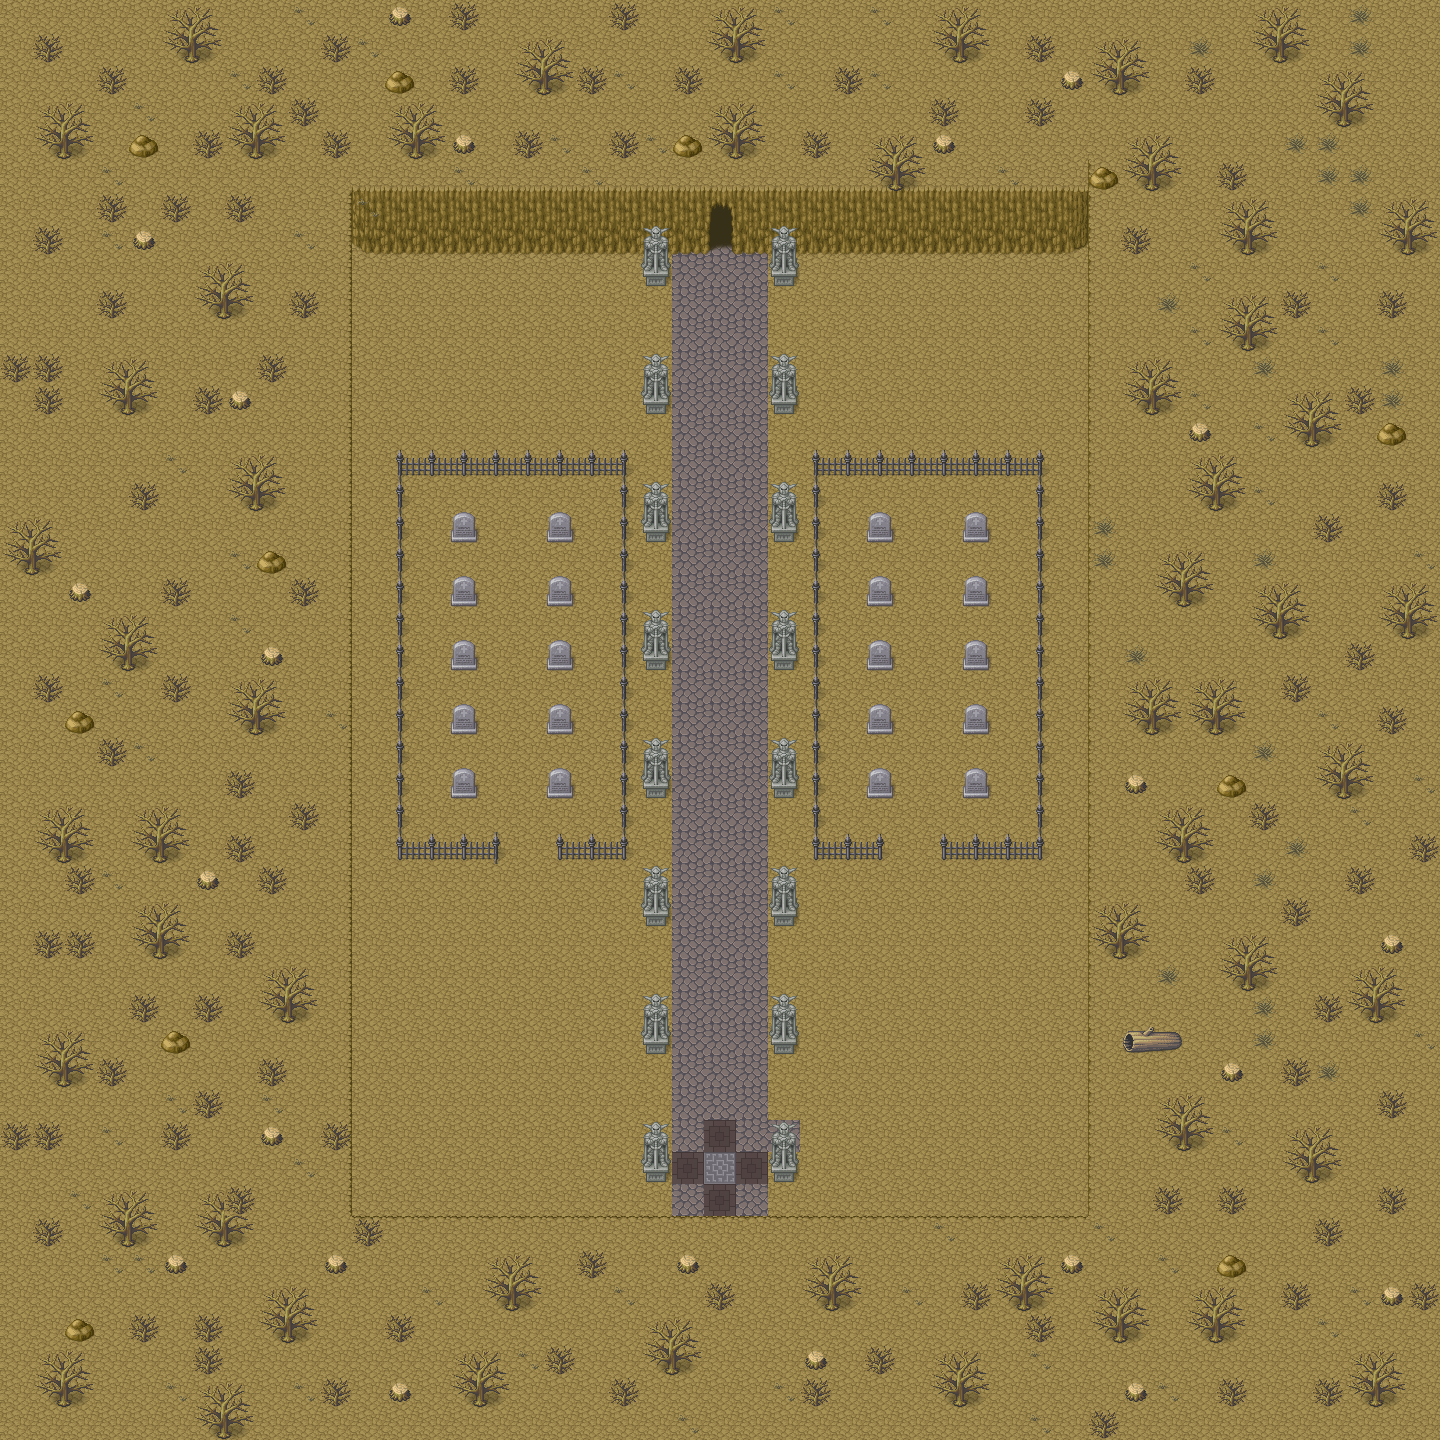

The image is a tile-based game level rendered from a .tmx file. Its description and source (layers, tilesets, objects; grid data summarised) follow:
An orthogonal 45x45 tile map with 32x32 px tiles, 4 tile layers (World layer, Collision layer/layer 2, Layer 2 decorative layer, Extra decorative layer), 2 tilesets.

<map version="1.4" tiledversion="2021.01.13" orientation="orthogonal" renderorder="right-down" width="45" height="45" tilewidth="32" tileheight="32" infinite="0" nextlayerid="5" nextobjectid="1">
 <tileset firstgid="1" source="WorldTileset.tsx" />
 <tileset firstgid="1065" source="TreeTileset.tsx" />
 <layer id="1" name="World layer" width="45" height="45">
  <data>[2025 cells, 2025 non-empty, 5 distinct tile ids]</data>
 </layer>
 <layer id="2" name="Collision layer/layer 2" width="45" height="45">
  <data>[2025 cells, 1427 non-empty, 25 distinct tile ids]</data>
 </layer>
 <layer id="3" name="Layer 2 decorative layer" width="45" height="45">
  <data>[2025 cells, 455 non-empty, 12 distinct tile ids]</data>
 </layer>
 <layer id="4" name="Extra decorative layer" width="45" height="45">
  <data>[2025 cells, 0 non-empty, 0 distinct tile ids]</data>
 </layer>
</map>
